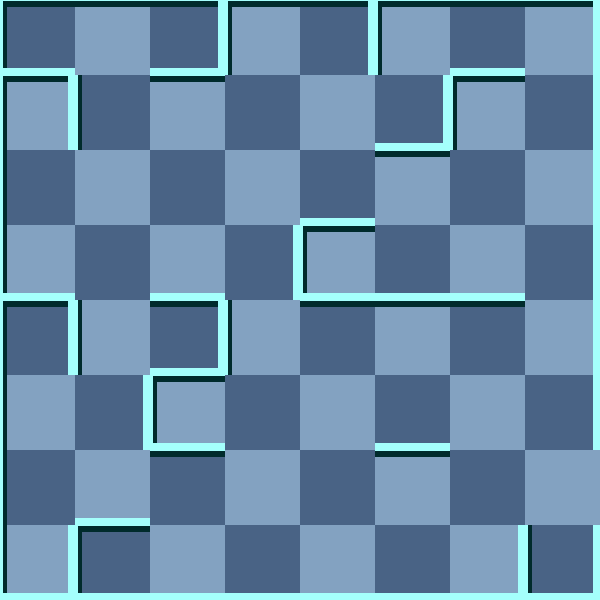

A 2D game scene composited from a Tiled map and its tileset images. What follows is a short description and the map's XML, with each tile layer's data collapsed to a summary:
An orthogonal 8x8 tile map with 75x75 px tiles, 2 tile layers (background, 块层 1) and 6 objects (Exit, Trap, WhiteMummy, Player, Door, ...).

<map version="1.0" orientation="orthogonal" width="8" height="8" tilewidth="75" tileheight="75">
 <tileset firstgid="1" name="wall" tilewidth="75" tileheight="75">
  <image source="gfx/wall.png" width="300" height="375" />
  <tile id="0">
   <properties>
    <property name="ValOfWall" value="0" />
   </properties>
  </tile>
  <tile id="1">
   <properties>
    <property name="ValOfWall" value="1" />
   </properties>
  </tile>
  <tile id="2">
   <properties>
    <property name="ValOfWall" value="2" />
   </properties>
  </tile>
  <tile id="3">
   <properties>
    <property name="ValOfWall" value="3" />
   </properties>
  </tile>
  <tile id="4">
   <properties>
    <property name="ValOfWall" value="4" />
   </properties>
  </tile>
  <tile id="5">
   <properties>
    <property name="ValOfWall" value="5" />
   </properties>
  </tile>
  <tile id="6">
   <properties>
    <property name="ValOfWall" value="6" />
   </properties>
  </tile>
  <tile id="7">
   <properties>
    <property name="ValOfWall" value="7" />
   </properties>
  </tile>
  <tile id="8">
   <properties>
    <property name="ValOfWall" value="8" />
   </properties>
  </tile>
  <tile id="9">
   <properties>
    <property name="ValOfWall" value="9" />
   </properties>
  </tile>
  <tile id="10">
   <properties>
    <property name="ValOfWall" value="10" />
   </properties>
  </tile>
  <tile id="11">
   <properties>
    <property name="ValOfWall" value="11" />
   </properties>
  </tile>
  <tile id="12">
   <properties>
    <property name="ValOfWall" value="12" />
   </properties>
  </tile>
  <tile id="13">
   <properties>
    <property name="ValOfWall" value="13" />
   </properties>
  </tile>
  <tile id="14">
   <properties>
    <property name="ValOfWall" value="14" />
   </properties>
  </tile>
  <tile id="15">
   <properties>
    <property name="ValOfWall" value="15" />
   </properties>
  </tile>
  <tile id="18">
   <properties>
    <property name="ValOfWall" value="-1" />
   </properties>
  </tile>
 </tileset>
 <layer name="background" width="8" height="8">
  <data>[64 cells, 64 non-empty, 2 distinct tile ids]</data>
 </layer>
 <layer name="块层 1" width="8" height="8">
  <data>[64 cells, 64 non-empty, 14 distinct tile ids]</data>
 </layer>
 <objectgroup name="对象层 1" width="8" height="8">
  <object name="Exit" x="600" y="450" />
  <object name="Trap" x="450" y="300">
   <properties>
    <property name="value" value="8" />
   </properties>
  </object>
  <object name="WhiteMummy" x="150" y="375">
   <properties>
    <property name="value" value="21" />
   </properties>
  </object>
  <object name="Player" x="75" y="300">
   <properties>
    <property name="value" value="1" />
   </properties>
  </object>
  <object name="Door" x="225" y="75">
   <properties>
    <property name="direction" value="1" />
    <property name="value" value="15" />
   </properties>
  </object>
  <object name="Key" x="0" y="450">
   <properties>
    <property name="value" value="12" />
   </properties>
  </object>
 </objectgroup>
</map>
